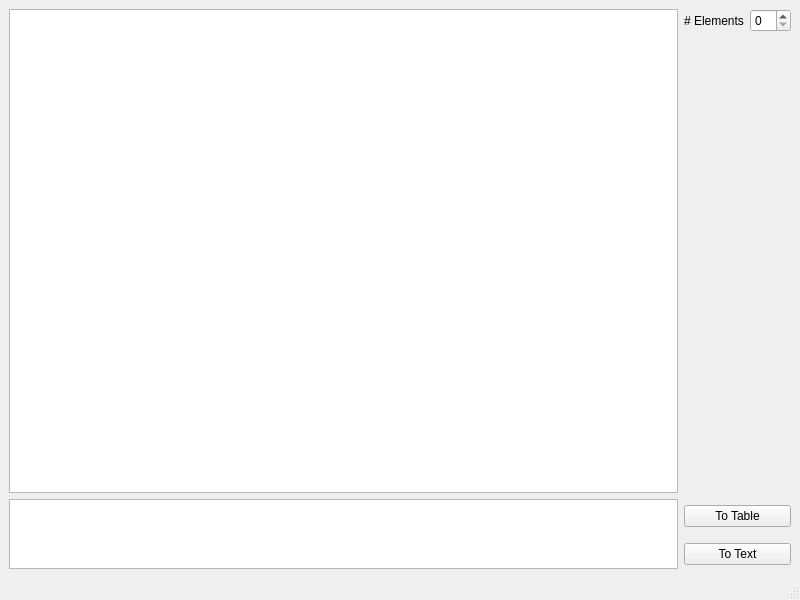
<?xml version="1.0" encoding="UTF-8"?>
<ui version="4.0">
 <class>AdjacencyConverter</class>
 <widget class="QMainWindow" name="AdjacencyConverter">
  <property name="geometry">
   <rect>
    <x>0</x>
    <y>0</y>
    <width>800</width>
    <height>600</height>
   </rect>
  </property>
  <property name="sizePolicy">
   <sizepolicy hsizetype="Preferred" vsizetype="Preferred">
    <horstretch>0</horstretch>
    <verstretch>0</verstretch>
   </sizepolicy>
  </property>
  <property name="windowTitle">
   <string>MainWindow</string>
  </property>
  <widget class="QWidget" name="centralwidget">
   <property name="layoutDirection">
    <enum>Qt::LeftToRight</enum>
   </property>
   <layout class="QGridLayout" name="gridLayout">
    <item row="3" column="1">
     <widget class="QPushButton" name="pushButtonConvertText">
      <property name="text">
       <string>To Text</string>
      </property>
     </widget>
    </item>
    <item row="0" column="0" rowspan="2">
     <widget class="QTableWidget" name="tableWidget"/>
    </item>
    <item row="2" column="1">
     <widget class="QPushButton" name="pushButtonConvertTable">
      <property name="text">
       <string>To Table</string>
      </property>
     </widget>
    </item>
    <item row="2" column="0" rowspan="2">
     <widget class="QPlainTextEdit" name="plainTextEdit"/>
    </item>
    <item row="0" column="1">
     <layout class="QFormLayout" name="formLayout">
      <item row="0" column="0">
       <widget class="QLabel" name="label">
        <property name="text">
         <string># Elements</string>
        </property>
       </widget>
      </item>
      <item row="0" column="1">
       <widget class="QSpinBox" name="spinBoxNumberElements"/>
      </item>
     </layout>
    </item>
   </layout>
  </widget>
  <widget class="QMenuBar" name="menubar">
   <property name="geometry">
    <rect>
     <x>0</x>
     <y>0</y>
     <width>800</width>
     <height>22</height>
    </rect>
   </property>
  </widget>
  <widget class="QStatusBar" name="statusbar"/>
 </widget>
 <resources/>
 <connections/>
</ui>
